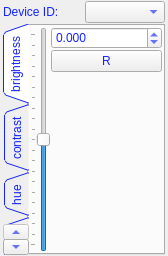
<?xml version="1.0" encoding="UTF-8"?>
<ui version="4.0">
 <class>color_gui</class>
 <widget class="QWidget" name="color_gui">
  <property name="geometry">
   <rect>
    <x>0</x>
    <y>0</y>
    <width>168</width>
    <height>256</height>
   </rect>
  </property>
  <property name="windowTitle">
   <string>Form</string>
  </property>
  <layout class="QGridLayout" name="gridLayout">
   <property name="leftMargin">
    <number>3</number>
   </property>
   <property name="topMargin">
    <number>1</number>
   </property>
   <property name="rightMargin">
    <number>3</number>
   </property>
   <property name="bottomMargin">
    <number>1</number>
   </property>
   <property name="spacing">
    <number>1</number>
   </property>
   <item row="0" column="0">
    <widget class="QLabel" name="device_id_label">
     <property name="styleSheet">
      <string notr="true">color: rgb(20, 35, 255);</string>
     </property>
     <property name="text">
      <string>Device ID:</string>
     </property>
    </widget>
   </item>
   <item row="0" column="1">
    <widget class="QComboBox" name="color_device_id">
     <property name="styleSheet">
      <string notr="true">color: rgb(20, 35, 255);</string>
     </property>
    </widget>
   </item>
   <item row="1" column="0" colspan="2">
    <widget class="QTabWidget" name="tab_color">
     <property name="minimumSize">
      <size>
       <width>0</width>
       <height>0</height>
      </size>
     </property>
     <property name="styleSheet">
      <string notr="true">color: rgb(20, 35, 255);</string>
     </property>
     <property name="tabPosition">
      <enum>QTabWidget::West</enum>
     </property>
     <property name="tabShape">
      <enum>QTabWidget::Triangular</enum>
     </property>
     <property name="currentIndex">
      <number>0</number>
     </property>
     <property name="usesScrollButtons">
      <bool>true</bool>
     </property>
     <widget class="QWidget" name="brightness">
      <attribute name="title">
       <string>brightness</string>
      </attribute>
      <layout class="QGridLayout" name="gridLayout_19">
       <property name="leftMargin">
        <number>1</number>
       </property>
       <property name="topMargin">
        <number>1</number>
       </property>
       <property name="rightMargin">
        <number>1</number>
       </property>
       <property name="bottomMargin">
        <number>1</number>
       </property>
       <property name="spacing">
        <number>1</number>
       </property>
       <item row="0" column="0" rowspan="3">
        <widget class="QSlider" name="color_brightness_slider">
         <property name="minimum">
          <number>-1000</number>
         </property>
         <property name="maximum">
          <number>1000</number>
         </property>
         <property name="orientation">
          <enum>Qt::Vertical</enum>
         </property>
         <property name="tickPosition">
          <enum>QSlider::TicksAbove</enum>
         </property>
         <property name="tickInterval">
          <number>100</number>
         </property>
        </widget>
       </item>
       <item row="0" column="1">
        <widget class="QDoubleSpinBox" name="color_brightness_spin">
         <property name="decimals">
          <number>3</number>
         </property>
         <property name="minimum">
          <double>-1.000000000000000</double>
         </property>
         <property name="maximum">
          <double>1.000000000000000</double>
         </property>
         <property name="singleStep">
          <double>0.010000000000000</double>
         </property>
        </widget>
       </item>
       <item row="1" column="1">
        <widget class="QPushButton" name="color_brightness_reset">
         <property name="text">
          <string>R</string>
         </property>
        </widget>
       </item>
       <item row="2" column="1">
        <spacer name="verticalSpacer_4">
         <property name="orientation">
          <enum>Qt::Vertical</enum>
         </property>
         <property name="sizeHint" stdset="0">
          <size>
           <width>20</width>
           <height>187</height>
          </size>
         </property>
        </spacer>
       </item>
      </layout>
     </widget>
     <widget class="QWidget" name="contrast">
      <attribute name="title">
       <string>contrast</string>
      </attribute>
      <layout class="QGridLayout" name="gridLayout_20">
       <property name="leftMargin">
        <number>1</number>
       </property>
       <property name="topMargin">
        <number>1</number>
       </property>
       <property name="rightMargin">
        <number>1</number>
       </property>
       <property name="bottomMargin">
        <number>1</number>
       </property>
       <property name="spacing">
        <number>1</number>
       </property>
       <item row="1" column="1">
        <widget class="QPushButton" name="color_contrast_reset">
         <property name="text">
          <string>R</string>
         </property>
        </widget>
       </item>
       <item row="0" column="0" rowspan="3">
        <widget class="QSlider" name="color_contrast_slider">
         <property name="minimum">
          <number>-1000</number>
         </property>
         <property name="maximum">
          <number>1000</number>
         </property>
         <property name="value">
          <number>0</number>
         </property>
         <property name="orientation">
          <enum>Qt::Vertical</enum>
         </property>
         <property name="tickPosition">
          <enum>QSlider::TicksAbove</enum>
         </property>
         <property name="tickInterval">
          <number>100</number>
         </property>
        </widget>
       </item>
       <item row="2" column="1">
        <spacer name="verticalSpacer_5">
         <property name="orientation">
          <enum>Qt::Vertical</enum>
         </property>
         <property name="sizeHint" stdset="0">
          <size>
           <width>20</width>
           <height>186</height>
          </size>
         </property>
        </spacer>
       </item>
       <item row="0" column="1">
        <widget class="QDoubleSpinBox" name="color_contrast_spin">
         <property name="decimals">
          <number>3</number>
         </property>
         <property name="minimum">
          <double>-1.000000000000000</double>
         </property>
         <property name="maximum">
          <double>1.000000000000000</double>
         </property>
         <property name="singleStep">
          <double>0.010000000000000</double>
         </property>
        </widget>
       </item>
      </layout>
     </widget>
     <widget class="QWidget" name="hue">
      <attribute name="title">
       <string>hue</string>
      </attribute>
      <layout class="QGridLayout" name="gridLayout_21">
       <property name="leftMargin">
        <number>1</number>
       </property>
       <property name="topMargin">
        <number>1</number>
       </property>
       <property name="rightMargin">
        <number>1</number>
       </property>
       <property name="bottomMargin">
        <number>1</number>
       </property>
       <property name="spacing">
        <number>1</number>
       </property>
       <item row="0" column="0" rowspan="3">
        <widget class="QSlider" name="color_hue_slider">
         <property name="minimum">
          <number>-1000</number>
         </property>
         <property name="maximum">
          <number>1000</number>
         </property>
         <property name="orientation">
          <enum>Qt::Vertical</enum>
         </property>
         <property name="tickPosition">
          <enum>QSlider::TicksAbove</enum>
         </property>
         <property name="tickInterval">
          <number>100</number>
         </property>
        </widget>
       </item>
       <item row="0" column="1">
        <widget class="QDoubleSpinBox" name="color_hue_spin">
         <property name="decimals">
          <number>3</number>
         </property>
         <property name="minimum">
          <double>-1.000000000000000</double>
         </property>
         <property name="maximum">
          <double>1.000000000000000</double>
         </property>
         <property name="singleStep">
          <double>0.010000000000000</double>
         </property>
        </widget>
       </item>
       <item row="1" column="1">
        <widget class="QPushButton" name="color_hue_reset">
         <property name="text">
          <string>R</string>
         </property>
        </widget>
       </item>
       <item row="2" column="1">
        <spacer name="verticalSpacer_6">
         <property name="orientation">
          <enum>Qt::Vertical</enum>
         </property>
         <property name="sizeHint" stdset="0">
          <size>
           <width>20</width>
           <height>186</height>
          </size>
         </property>
        </spacer>
       </item>
      </layout>
     </widget>
     <widget class="QWidget" name="saturation">
      <attribute name="title">
       <string>saturation</string>
      </attribute>
      <layout class="QGridLayout" name="gridLayout_22">
       <property name="leftMargin">
        <number>1</number>
       </property>
       <property name="topMargin">
        <number>1</number>
       </property>
       <property name="rightMargin">
        <number>1</number>
       </property>
       <property name="bottomMargin">
        <number>1</number>
       </property>
       <property name="spacing">
        <number>1</number>
       </property>
       <item row="0" column="0" rowspan="3">
        <widget class="QSlider" name="color_saturation_slider">
         <property name="minimum">
          <number>-1000</number>
         </property>
         <property name="maximum">
          <number>1000</number>
         </property>
         <property name="orientation">
          <enum>Qt::Vertical</enum>
         </property>
         <property name="tickPosition">
          <enum>QSlider::TicksAbove</enum>
         </property>
         <property name="tickInterval">
          <number>100</number>
         </property>
        </widget>
       </item>
       <item row="0" column="1">
        <widget class="QDoubleSpinBox" name="color_saturation_spin">
         <property name="decimals">
          <number>3</number>
         </property>
         <property name="minimum">
          <double>-1.000000000000000</double>
         </property>
         <property name="maximum">
          <double>1.000000000000000</double>
         </property>
         <property name="singleStep">
          <double>0.010000000000000</double>
         </property>
        </widget>
       </item>
       <item row="1" column="1">
        <widget class="QPushButton" name="color_saturation_reset">
         <property name="text">
          <string>R</string>
         </property>
        </widget>
       </item>
       <item row="2" column="1">
        <spacer name="verticalSpacer_7">
         <property name="orientation">
          <enum>Qt::Vertical</enum>
         </property>
         <property name="sizeHint" stdset="0">
          <size>
           <width>20</width>
           <height>186</height>
          </size>
         </property>
        </spacer>
       </item>
      </layout>
     </widget>
     <widget class="QWidget" name="red">
      <attribute name="title">
       <string>red</string>
      </attribute>
      <layout class="QGridLayout" name="gridLayout_23">
       <property name="leftMargin">
        <number>1</number>
       </property>
       <property name="topMargin">
        <number>1</number>
       </property>
       <property name="rightMargin">
        <number>1</number>
       </property>
       <property name="bottomMargin">
        <number>1</number>
       </property>
       <property name="spacing">
        <number>1</number>
       </property>
       <item row="0" column="0" rowspan="3">
        <widget class="QSlider" name="color_red_slider">
         <property name="maximum">
          <number>2000</number>
         </property>
         <property name="value">
          <number>1000</number>
         </property>
         <property name="orientation">
          <enum>Qt::Vertical</enum>
         </property>
         <property name="tickPosition">
          <enum>QSlider::TicksAbove</enum>
         </property>
         <property name="tickInterval">
          <number>100</number>
         </property>
        </widget>
       </item>
       <item row="0" column="1">
        <widget class="QDoubleSpinBox" name="color_red_spin">
         <property name="decimals">
          <number>3</number>
         </property>
         <property name="maximum">
          <double>2.000000000000000</double>
         </property>
         <property name="singleStep">
          <double>0.010000000000000</double>
         </property>
         <property name="value">
          <double>1.000000000000000</double>
         </property>
        </widget>
       </item>
       <item row="1" column="1">
        <widget class="QPushButton" name="color_red_reset">
         <property name="text">
          <string>R</string>
         </property>
        </widget>
       </item>
       <item row="2" column="1">
        <spacer name="verticalSpacer_8">
         <property name="orientation">
          <enum>Qt::Vertical</enum>
         </property>
         <property name="sizeHint" stdset="0">
          <size>
           <width>20</width>
           <height>186</height>
          </size>
         </property>
        </spacer>
       </item>
      </layout>
     </widget>
     <widget class="QWidget" name="green">
      <attribute name="title">
       <string>green</string>
      </attribute>
      <layout class="QGridLayout" name="gridLayout_25">
       <property name="leftMargin">
        <number>1</number>
       </property>
       <property name="topMargin">
        <number>1</number>
       </property>
       <property name="rightMargin">
        <number>1</number>
       </property>
       <property name="bottomMargin">
        <number>1</number>
       </property>
       <property name="spacing">
        <number>1</number>
       </property>
       <item row="0" column="0" rowspan="3">
        <widget class="QSlider" name="color_green_slider">
         <property name="maximum">
          <number>2000</number>
         </property>
         <property name="value">
          <number>1000</number>
         </property>
         <property name="orientation">
          <enum>Qt::Vertical</enum>
         </property>
         <property name="tickPosition">
          <enum>QSlider::TicksAbove</enum>
         </property>
         <property name="tickInterval">
          <number>100</number>
         </property>
        </widget>
       </item>
       <item row="0" column="1">
        <widget class="QDoubleSpinBox" name="color_green_spin">
         <property name="decimals">
          <number>3</number>
         </property>
         <property name="maximum">
          <double>2.000000000000000</double>
         </property>
         <property name="singleStep">
          <double>0.010000000000000</double>
         </property>
         <property name="value">
          <double>1.000000000000000</double>
         </property>
        </widget>
       </item>
       <item row="1" column="1">
        <widget class="QPushButton" name="color_green_reset">
         <property name="text">
          <string>R</string>
         </property>
        </widget>
       </item>
       <item row="2" column="1">
        <spacer name="verticalSpacer_10">
         <property name="orientation">
          <enum>Qt::Vertical</enum>
         </property>
         <property name="sizeHint" stdset="0">
          <size>
           <width>20</width>
           <height>186</height>
          </size>
         </property>
        </spacer>
       </item>
      </layout>
     </widget>
     <widget class="QWidget" name="blue">
      <attribute name="title">
       <string>blue</string>
      </attribute>
      <layout class="QGridLayout" name="gridLayout_26">
       <property name="leftMargin">
        <number>1</number>
       </property>
       <property name="topMargin">
        <number>1</number>
       </property>
       <property name="rightMargin">
        <number>1</number>
       </property>
       <property name="bottomMargin">
        <number>1</number>
       </property>
       <property name="spacing">
        <number>1</number>
       </property>
       <item row="0" column="0" rowspan="3">
        <widget class="QSlider" name="color_blue_slider">
         <property name="maximum">
          <number>2000</number>
         </property>
         <property name="value">
          <number>1000</number>
         </property>
         <property name="orientation">
          <enum>Qt::Vertical</enum>
         </property>
         <property name="tickPosition">
          <enum>QSlider::TicksAbove</enum>
         </property>
         <property name="tickInterval">
          <number>100</number>
         </property>
        </widget>
       </item>
       <item row="0" column="1">
        <widget class="QDoubleSpinBox" name="color_blue_spin">
         <property name="decimals">
          <number>3</number>
         </property>
         <property name="maximum">
          <double>2.000000000000000</double>
         </property>
         <property name="singleStep">
          <double>0.010000000000000</double>
         </property>
         <property name="value">
          <double>1.000000000000000</double>
         </property>
        </widget>
       </item>
       <item row="1" column="1">
        <widget class="QPushButton" name="color_blue_teset">
         <property name="text">
          <string>R</string>
         </property>
        </widget>
       </item>
       <item row="2" column="1">
        <spacer name="verticalSpacer_11">
         <property name="orientation">
          <enum>Qt::Vertical</enum>
         </property>
         <property name="sizeHint" stdset="0">
          <size>
           <width>20</width>
           <height>186</height>
          </size>
         </property>
        </spacer>
       </item>
      </layout>
     </widget>
     <widget class="QWidget" name="alpha">
      <attribute name="title">
       <string>alpha</string>
      </attribute>
      <layout class="QGridLayout" name="gridLayout_27">
       <property name="leftMargin">
        <number>1</number>
       </property>
       <property name="topMargin">
        <number>1</number>
       </property>
       <property name="rightMargin">
        <number>1</number>
       </property>
       <property name="bottomMargin">
        <number>1</number>
       </property>
       <property name="spacing">
        <number>1</number>
       </property>
       <item row="0" column="0" rowspan="3">
        <widget class="QSlider" name="color_alpha_slider">
         <property name="maximum">
          <number>2000</number>
         </property>
         <property name="value">
          <number>1000</number>
         </property>
         <property name="sliderPosition">
          <number>1000</number>
         </property>
         <property name="orientation">
          <enum>Qt::Vertical</enum>
         </property>
         <property name="tickPosition">
          <enum>QSlider::TicksAbove</enum>
         </property>
         <property name="tickInterval">
          <number>100</number>
         </property>
        </widget>
       </item>
       <item row="0" column="1">
        <widget class="QDoubleSpinBox" name="color_alpha_spin">
         <property name="decimals">
          <number>3</number>
         </property>
         <property name="maximum">
          <double>2.000000000000000</double>
         </property>
         <property name="singleStep">
          <double>0.010000000000000</double>
         </property>
         <property name="value">
          <double>1.000000000000000</double>
         </property>
        </widget>
       </item>
       <item row="1" column="1">
        <widget class="QPushButton" name="color_alha_reset">
         <property name="text">
          <string>R</string>
         </property>
        </widget>
       </item>
       <item row="2" column="1">
        <spacer name="verticalSpacer_12">
         <property name="orientation">
          <enum>Qt::Vertical</enum>
         </property>
         <property name="sizeHint" stdset="0">
          <size>
           <width>20</width>
           <height>186</height>
          </size>
         </property>
        </spacer>
       </item>
      </layout>
     </widget>
    </widget>
   </item>
  </layout>
 </widget>
 <resources/>
 <connections/>
</ui>
